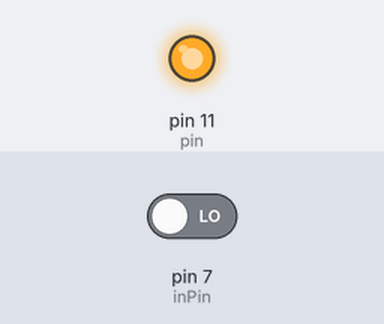
This program was run on a simulated Raspberry Pi (header pin numbers). Parts: output pins drawn as LEDs (lit = HIGH). The inputs (shaded band) are chosen by the test bench; at power-on: pin 7 (inPin) LOW. What the program prints to the terminal is not drawn.

Above: at 1.2 s.
1.3 s: pin 7 (inPin) driven HIGH
At 1.6 s:
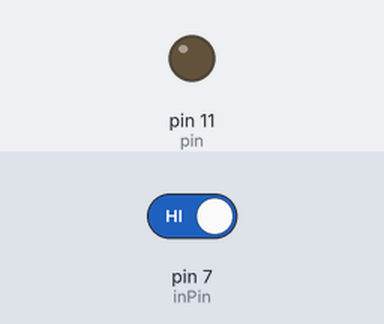
2.8 s: pin 7 (inPin) driven LOW
At 3.9 s:
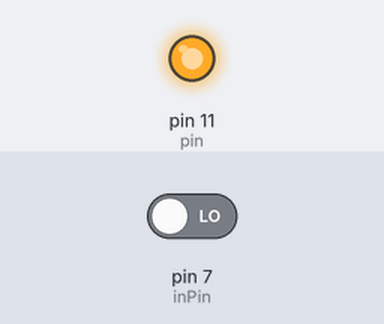
Timing chart, 0 to 5.8 s (numbered marks = the images above; inputs shaded):
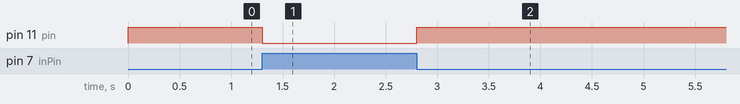

The program:

light_switch.py
```python
import RPi.GPIO as GPIO         ## Import GPIO Library

pin = 11
inPin = 7                       ## Switch connected to Pin 7
GPIO.setmode(GPIO.BOARD)        ## Use BOARD pin numbering
GPIO.setup(inPin, GPIO.IN)      ## Set pin 7 to INPUT
GPIO.setup(pin, GPIO.OUT)       ## Setup GPIO pin 7

while True:                     ## Do this forever
    value = GPIO.input(inPin)   ## Read input from switch
    if value:                   ## If switch is released
        print "Light On"
        GPIO.output(pin, GPIO.LOW)
    else:                       ## Else print this
        print "Light Off"
        GPIO.output(pin, GPIO.HIGH)

GPIO.cleanup()
```

Measured:
- after the input at 1.3 s, pin 11 (pin): HIGH → LOW at once
- after the input at 2.8 s, pin 11 (pin): LOW → HIGH at once
